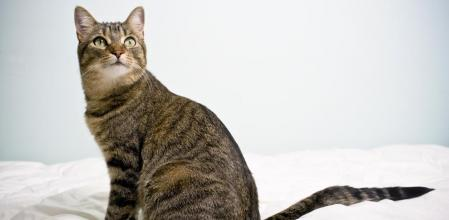
#> input picture session3/gato.jpg, 449 x 220 px
$ python script-img1.py
#> lines starting #> are read from the running program, lines starting #| are printed output that depends on the picture
from PIL import Image
from PIL import ImageEnhance


img = Image.open("gato.jpg")
#> img is the input picture: PIL image 449x220 RGB; mean R, G, B 195.7, 193.6, 189.7
applier = ImageEnhance.Brightness(img)
img2 = applier.enhance(5)
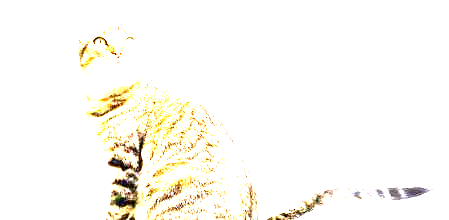
#> img2: PIL image 449x220 RGB; mean R, G, B 251.7, 249.8, 243.5
applier2 = ImageEnhance.Contrast(img2)
img3 = applier2.enhance(6)
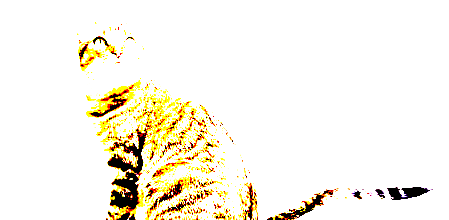
#> img3: PIL image 449x220 RGB; mean R, G, B 247.7, 243.3, 230.5

img3.save('output.jpg')
